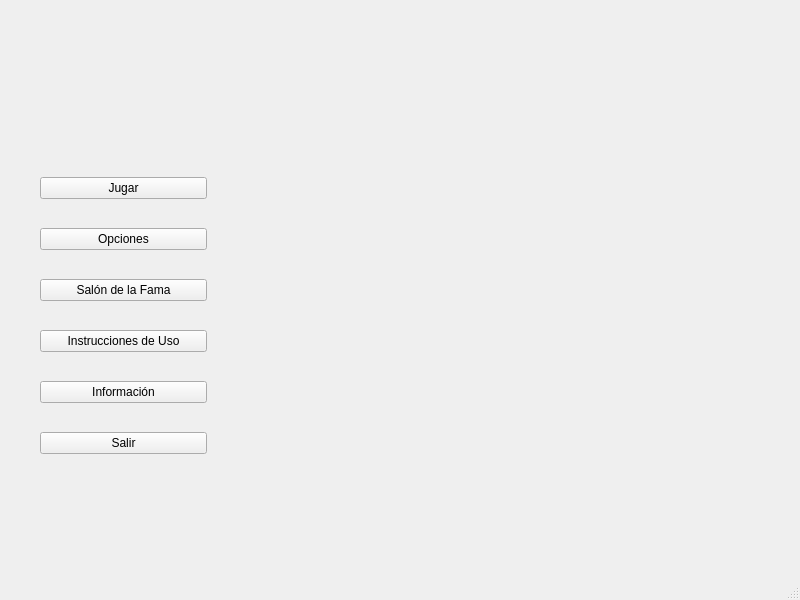
<?xml version="1.0" encoding="UTF-8"?>
<ui version="4.0">
 <class>MainWindow</class>
 <widget class="QMainWindow" name="MainWindow">
  <property name="geometry">
   <rect>
    <x>0</x>
    <y>0</y>
    <width>800</width>
    <height>600</height>
   </rect>
  </property>
  <property name="windowTitle">
   <string>MainWindow</string>
  </property>
  <widget class="QWidget" name="centralwidget">
   <widget class="QWidget" name="verticalLayoutWidget">
    <property name="geometry">
     <rect>
      <x>40</x>
      <y>160</y>
      <width>191</width>
      <height>311</height>
     </rect>
    </property>
    <layout class="QVBoxLayout" name="verticalLayout">
     <property name="spacing">
      <number>12</number>
     </property>
     <property name="rightMargin">
      <number>24</number>
     </property>
     <item>
      <widget class="QPushButton" name="btn_play">
       <property name="text">
        <string>Jugar</string>
       </property>
      </widget>
     </item>
     <item>
      <widget class="QPushButton" name="btn_options">
       <property name="text">
        <string>Opciones</string>
       </property>
      </widget>
     </item>
     <item>
      <widget class="QPushButton" name="btn_halloffame">
       <property name="text">
        <string>Salón de la Fama</string>
       </property>
      </widget>
     </item>
     <item>
      <widget class="QPushButton" name="btn_wiki">
       <property name="text">
        <string>Instrucciones de Uso</string>
       </property>
      </widget>
     </item>
     <item>
      <widget class="QPushButton" name="btn_info">
       <property name="text">
        <string>Información</string>
       </property>
      </widget>
     </item>
     <item>
      <widget class="QPushButton" name="btn_exit">
       <property name="text">
        <string>Salir</string>
       </property>
      </widget>
     </item>
    </layout>
   </widget>
  </widget>
  <widget class="QMenuBar" name="menubar">
   <property name="geometry">
    <rect>
     <x>0</x>
     <y>0</y>
     <width>800</width>
     <height>33</height>
    </rect>
   </property>
  </widget>
  <widget class="QStatusBar" name="statusbar"/>
 </widget>
 <resources/>
 <connections/>
</ui>
